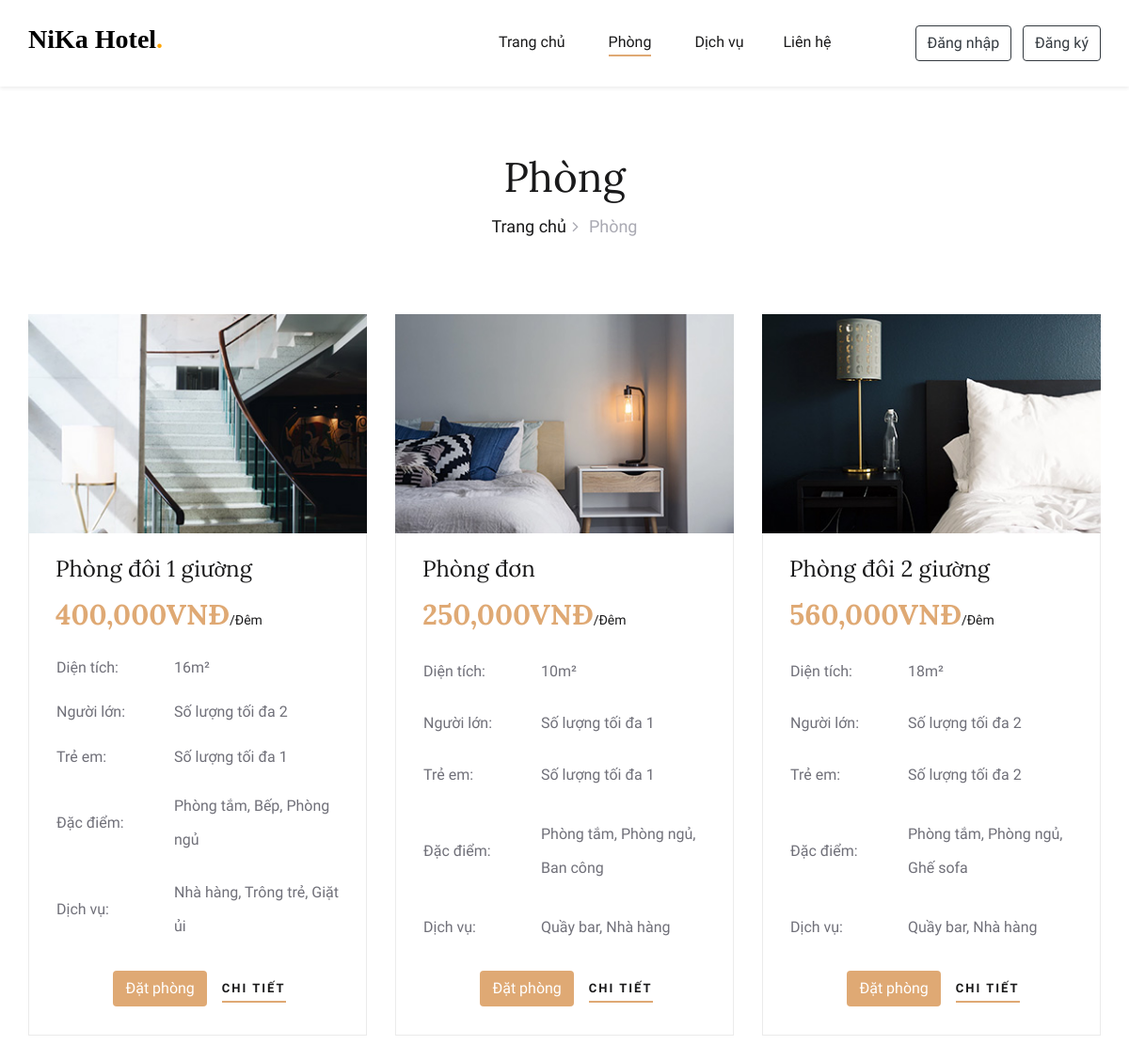
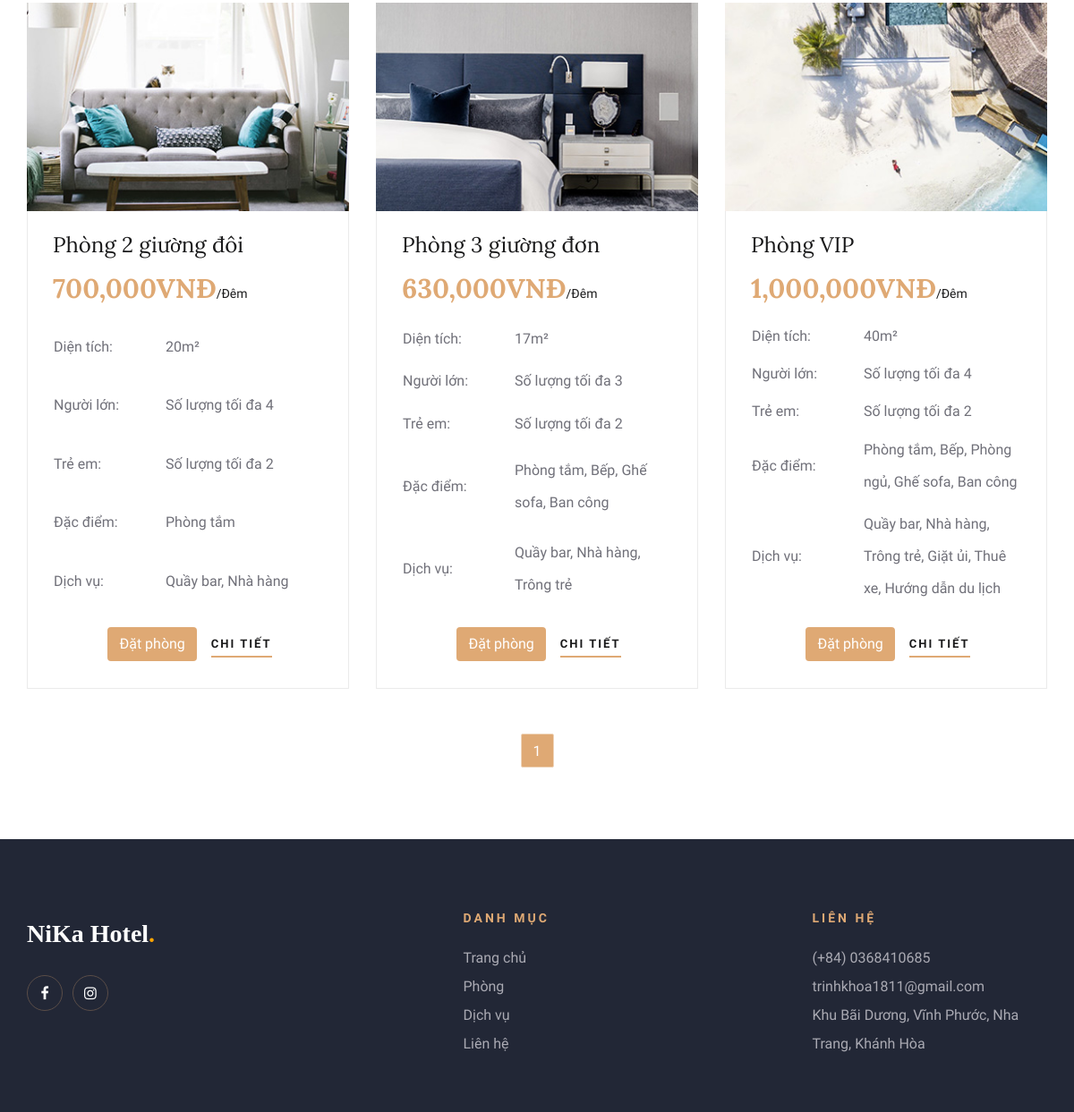
The app's page /HotelBookingWeb/rooms.php with its own data (2 pictures, top to bottom).
### tables this page shows
CREATE TABLE `phong` (
  `ma_phong` int(11) NOT NULL,
  `ten_phong` varchar(150) NOT NULL,
  `dien_tich` int(11) NOT NULL,
  `gia` int(11) NOT NULL,
  `so_luong` int(11) NOT NULL,
  `sl_nguoi_lon` int(11) NOT NULL,
  `sl_tre_em` int(11) NOT NULL,
  `anh_phong` varchar(50) NOT NULL,
  `mo_ta` varchar(350) NOT NULL,
  `trang_thai` tinyint(4) NOT NULL DEFAULT 1
);

### HotelBookingWeb/Admin/Inc/connect_db.php (called while the page is built, shortened)
<?php
    function selectAll($table)
    {
        $conn = $GLOBALS['conn'];
        $result = mysqli_query($conn, "SELECT * FROM $table");
        return $result;
    }
    function select($query, $values, $datatypes)
    {
        $conn = $GLOBALS['conn'];
        if($stmt = mysqli_prepare($conn, $query)){
            mysqli_stmt_bind_param($stmt, $datatypes, ...$values);
            if(mysqli_stmt_execute($stmt)){
                $result = mysqli_stmt_get_result($stmt);
                return $result;
            }else{
                mysqli_stmt_close($stmt);
                die("Câu truy vấn thực hiện lỗi - Select");
            }
        }else{
            die("Câu truy vấn chuẩn bị lỗi - Select");
        }
    }
?>

### HotelBookingWeb/rooms.php (the view, shortened to what this page needs)
<!DOCTYPE html>
<html lang="zxx">
<head>
    <?php require ('Inc/links.php')?>
</head>
<body>
    <?php
        require ('Inc/header.php');
    ?>
    <section class="rooms-section spad" style="margin-top: 92px">
        <div class="container">
            <div class="breadcrumb-section">
                <div class="container">
                    <div class="row">
                        <div class="col-lg-12">
                            <div class="breadcrumb-text">
                                <h2>Phòng</h2>
                                <div class="bt-option">
                                    <a href="index.php">Trang chủ</a>
                                    <span>Phòng</span>
                                </div>
                            </div>
                        </div>
                    </div>
                </div>
            </div>
            <div class="row">
                <?php
                    $rowsPerPage = 6;
                    $offset = ($_GET['page'] - 1) * $rowsPerPage;
                    $sql = 'SELECT * FROM phong WHERE trang_thai = 1 ORDER BY ma_phong DESC LIMIT '.$offset.','.$rowsPerPage;
                    $result = mysqli_query($conn, $sql);
                    $path = ROOMS_IMG_PATH;
                    while ($row = mysqli_fetch_assoc($result)) {
                        $query1 = "SELECT * FROM phong_dacdiem JOIN dacdiem ON dacdiem.ma_dacdiem = phong_dacdiem.ma_dacdiem WHERE ma_phong = ?";
                        $res_room_fea = select($query1, [$row['ma_phong']], "i");
                        $feature = "";
                        while($row1 = mysqli_fetch_assoc($res_room_fea)){
                            $feature .= $row1['ten_dacdiem'].", ";
                        }
                        $feature = rtrim($feature, ", ");
                        $query2 = "SELECT * FROM phong_dichvu JOIN dichvu ON dichvu.ma_dichvu = phong_dichvu.ma_dichvu WHERE ma_phong = ?";
                        $res_room_ser = select($query2, [$row['ma_phong']], "i");
                        $service = "";
                        while($row2 = mysqli_fetch_assoc($res_room_ser)){
                            $service .= $row2['ten_dichvu'].", ";
                        }
                        $service = rtrim($service, ", ");
                        echo "<div class='col-lg-4 col-md-6'>
                                <div class='room-item'>
                                    <img src='$path{$row['anh_phong']}' alt=''>
                                    <div class='ri-text'>
                                        <h4>{$row['ten_phong']}</h4>
                                        <h3>".number_format($row['gia'], 0, '', ',')."VNĐ<span>/Đêm</span></h3>
                                        <table>
                                            <tbody>
                                                <tr>
                                                    <td class='r-o'>Diện tích:</td>
                                                    <td>{$row['dien_tich']}m²</td>
                                                </tr>
                                                <tr>
                                                    <td class='r-o'>Người lớn:</td>
                                                    <td>Số lượng tối đa {$row['sl_nguoi_lon']}</td>
                                                </tr>
                                                <tr>
                                                    <td class='r-o'>Trẻ em:</td>
                                                    <td>Số lượng tối đa {$row['sl_tre_em']}</td>
                                                </tr>
                                                <tr>
                                                    <td class='r-o'>Đặc điểm:</td>
                                                    <td>$feature</td>
                                                </tr>
                                                <tr>
                                                    <td class='r-o'>Dịch vụ:</td>
                                                    <td>$service</td>
                                                </tr>
                                            </tbody>
                                        </table>
                                        <div class='d-flex justify-content-center align-items-center'>
                                            <a href='booking.php?id={$row['ma_phong']}' class='btn me-3 shadow-none' style='background-color: #dfa974; color: white'>Đặt phòng</a>
                                            <a href='room_detail.php?id={$row['ma_phong']}' class='primary-btn'>Chi tiết</a>
                                        </div>
                                    </div>
                                </div>
                            </div>";
                    }
                ?>
                <div class="col-lg-12">
                    <div class="room-pagination">
                        <?php
                            $result = selectAll("phong");
                            $numRows = mysqli_num_rows($result);
                            $maxPage = ceil($numRows / $rowsPerPage);
                            for ($i = max(1, $_GET['page'] - 2); $i <= min($maxPage, $_GET['page'] + 2); $i++) {
                                if ($i == $_GET['page']) {
                                    echo "<a class='active'>$i</a> ";
                                } else {
                                    echo "<a href=" . $_SERVER['PHP_SELF'] . "?page=$i".">"."$i</a> ";
                                }
                            }
                        ?>
                    </div>
                </div>
            </div>
        </div>
    </section>
    <?php require ('Inc/footer.php')?>
</body>
</html>

### HotelBookingWeb/Public/css/style.css (style rules this page uses)
html, body { height: 100%; font-family: "Cabin", sans-serif; -webkit-font-smoothing: antialiased; font-smoothing: antialiased; }
h1, h2, h3, h4, h5, h6 { margin: 0; color: #111111; font-weight: 400; font-family: "Lora", serif; }
h2 { font-size: 36px; }
h3 { font-size: 30px; }
h4 { font-size: 24px; }
img { max-width: 100%; }
.spad { padding-top: 100px; padding-bottom: 100px; }
.primary-btn { display: inline-block; font-size: 13px; color: #ffffff; text-transform: uppercase; letter-spacing: 2px; font-weight: 700; position: relative; }
.primary-btn:after { position: absolute; left: 0; bottom: -5px; width: 100%; height: 2px; background: #dfa974; content: ""; }
.breadcrumb-section { padding-top: 70px; padding-bottom: 80px; }
.breadcrumb-text { text-align: center; }
.breadcrumb-text h2 { font-size: 44px; color: #19191a; margin-bottom: 12px; }
.breadcrumb-text .bt-option a { display: inline-block; font-size: 18px; color: #19191a; margin-right: 20px; position: relative; font-weight: 500; }
.breadcrumb-text .bt-option a:after { position: absolute; right: -13px; top: 1px; content: ""; font-size: 18px; font-family: "FontAwesome"; color: #aaaab3; }
.breadcrumb-text .bt-option span { display: inline-block; font-size: 18px; color: #aaaab3; }
.rooms-section { padding-top: 0; padding-bottom: 80px; }
.room-item { margin-bottom: 30px; }
.room-item img { min-width: 100%; }
.room-item .ri-text { border: 1px solid #ebebeb; border-top: none; padding: 24px 24px 30px 28px; }
.room-item .ri-text h4 { color: #19191a; margin-bottom: 17px; }
.room-item .ri-text h3 { color: #dfa974; font-weight: 700; margin-bottom: 14px; }
.room-item .ri-text h3 span { font-family: "Cabin", sans-serif; font-size: 14px; font-weight: 400; color: #19191a; }
.room-item .ri-text table { margin-bottom: 18px; }
.room-item .ri-text table tbody tr td { font-size: 16px; color: #707079; line-height: 36px; }
.room-item .ri-text table tbody tr td.r-o { width: 125px; }
.room-item .ri-text .primary-btn { color: #19191a; }
.room-pagination { text-align: center; padding-top: 20px; }
.room-pagination a { font-size: 16px; color: #707079; border: 1px solid #EFD4B9; border-radius: 2px; padding: 7px 13px 5px; margin-right: 7px; display: inline-block; -webkit-transition: all 0.3s; -o-transition: all 0.3s; transition: all 0.3s; }
.room-pagination a:last-child { margin-right: 0; }
@media only screen and (min-width: 1200px) { .container { max-width: 1170px; } }

### HotelBookingWeb/Inc/links.php (style rules this page uses)
.room-item { display: flex; flex-direction: column; height: 100%; }
.ri-text { display: flex; flex-direction: column; justify-content: space-between; flex-grow: 1; }
.room-item .ri-text > h4, .room-item .ri-text > h3 { flex-shrink: 0; margin-bottom: 15px; }
.room-item table { flex-grow: 1; margin-top: auto; }

### HotelBookingWeb/rooms.php (style rules this page uses)
.room-pagination a.active { background-color: #dfa974; color: white; }

### records on screen
phong: anh_phong (picture), ten_phong "Phòng đôi 1 giường", gia "400,000", dien_tich "16", sl_nguoi_lon "2", sl_tre_em "1", feature "Phòng tắm, Bếp, Phòng ngủ", service "Nhà hàng, Trông trẻ, Giặt ủi"
phong: anh_phong (picture), ten_phong "Phòng đơn", gia "250,000", dien_tich "10", sl_nguoi_lon "1", sl_tre_em "1", feature "Phòng tắm, Phòng ngủ, Ban công", service "Quầy bar, Nhà hàng"
phong: anh_phong (picture), ten_phong "Phòng đôi 2 giường", gia "560,000", dien_tich "18", sl_nguoi_lon "2", sl_tre_em "2", feature "Phòng tắm, Phòng ngủ, Ghế sofa", service "Quầy bar, Nhà hàng"
phong: anh_phong (picture), ten_phong "Phòng 2 giường đôi", gia "700,000", dien_tich "20", sl_nguoi_lon "4", sl_tre_em "2", feature "Phòng tắm", service "Quầy bar, Nhà hàng"
phong: anh_phong (picture), ten_phong "Phòng 3 giường đơn", gia "630,000", dien_tich "17", sl_nguoi_lon "3", sl_tre_em "2", feature "Phòng tắm, Bếp, Ghế sofa, Ban công", service "Quầy bar, Nhà hàng, Trông trẻ"
phong: anh_phong (picture), ten_phong "Phòng VIP", gia "1,000,000", dien_tich "40", sl_nguoi_lon "4", sl_tre_em "2", feature "Phòng tắm, Bếp, Phòng ngủ, Ghế sofa, Ban công", service "Quầy bar, Nhà hàng, Trông trẻ, Giặt ủi, Thuê xe, Hướng dẫn du lịch"
